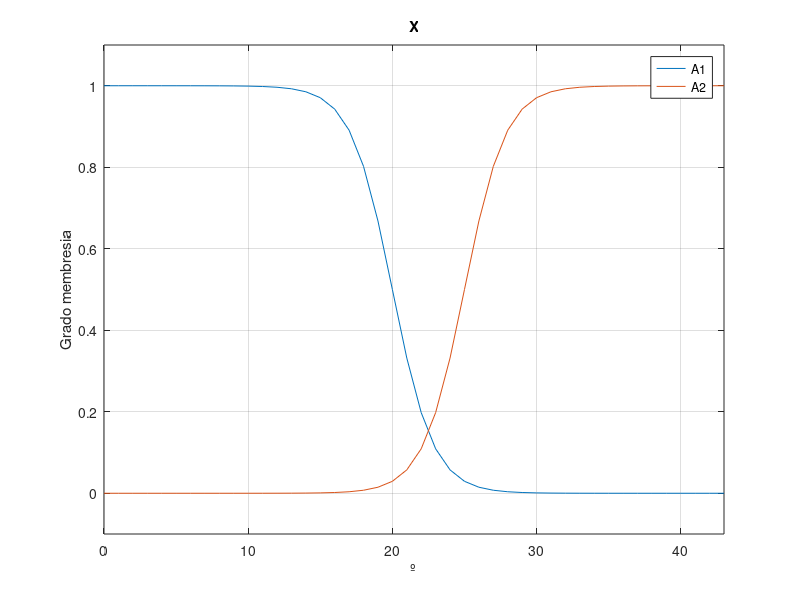
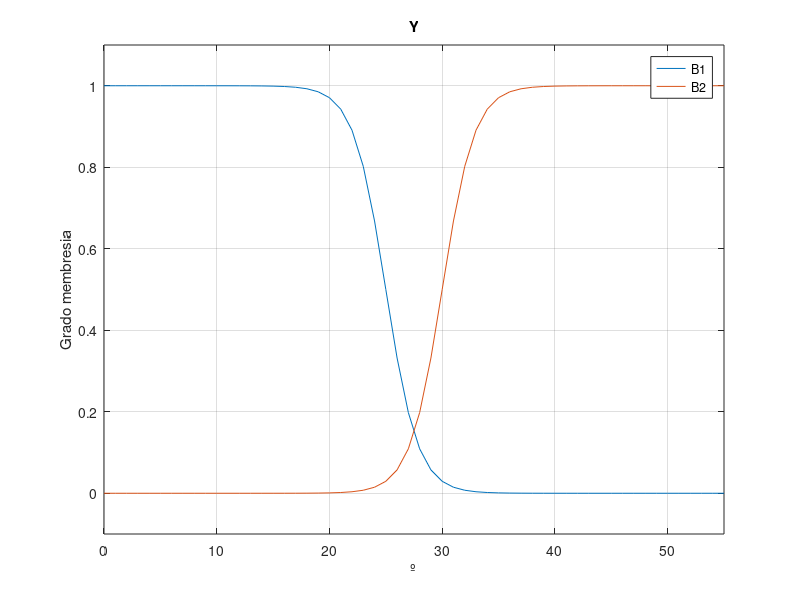
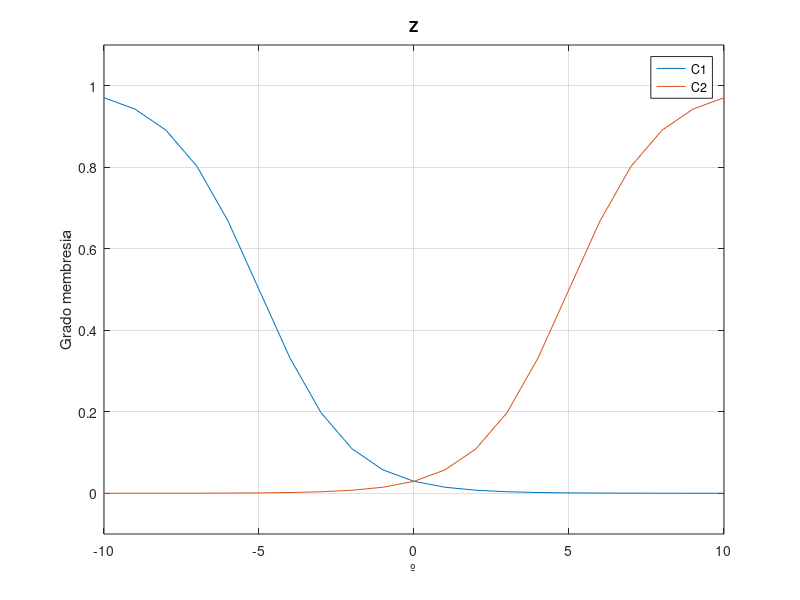
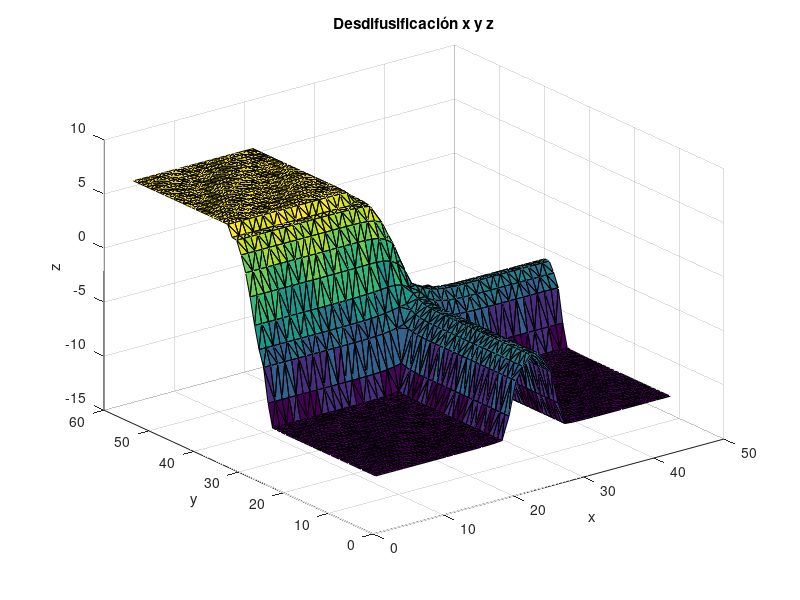

Here is the MATLAB script that generated these plots, in order:
clear all;
close all;
clc; 
%--------------------------------------------------------------------------
xx = [0:43];
yy = [0:55];
zz = [-10:10];
%--------------------------------------------------------------------------
as = 0.7;
cs = 20;
sigmoide1 = 1 ./ ( 1+( exp(-as.*(xx-cs)) ) );
sigmoide11 = 1 - sigmoide1;
as2 = 0.7;
cs2 = 25;
sigmoide2 = 1 ./ ( 1+( exp(-as2.*(xx-cs2)) ) );
%--------------------------------------------------------------------------
as3 = 0.7;
cs3 = 25;
sigmoide3 = 1 ./ ( 1+( exp(-as3.*(yy-cs3)) ) );
sigmoide33 = 1 - sigmoide3;
as4 = 0.7;
cs4 = 30;
sigmoide4 = 1 ./ ( 1+( exp(-as4.*(yy-cs4)) ) );
%--------------------------------------------------------------------------
as5 = 0.7;
cs5 = -5;
sigmoide5 = 1 ./ ( 1+( exp(-as5.*(zz-cs5)) ) );
sigmoide55 = 1 - sigmoide5;
as6 = 0.7;
cs6 = 5;
sigmoide6 = 1 ./ ( 1+( exp(-as6.*(zz-cs6)) ) );
%--------------------------------------------------------------------------

figure(1)
%Input---------------------------------------------------------------------
% subplot(2,2,1);    
plot(xx, sigmoide11, xx, sigmoide2);            
title('X');   
ylabel('Grado membresia');
xlabel('º'); 
ylim([-.1 1.1]);
xlim([0 43]);
lgd = legend('A1','A2');
grid on;

figure(2)
plot(yy, sigmoide33, yy, sigmoide4);            
title('Y');   
ylabel('Grado membresia');
xlabel('º'); 
ylim([-.1 1.1]);
xlim([0 55]);
lgd = legend('B1','B2');
grid on;

%Output--------------------------------------------------------------------
% subplot(2,2,2);    
figure(3)
plot(zz, sigmoide55, zz, sigmoide6);            
title('Z');   
ylabel('Grado membresia');
xlabel('º'); 
ylim([-.1 1.1]);
lgd = legend('C1','C2');
grid on;

conta = 1;
for x = 1:43
    for y = 1:55
        xsurfx(conta) = x;
        ysurfy(conta) = y;
        valorx1 = sigmoide11(x); %uA1(x)
        valorx2 = sigmoide2(x);  %uA2(x)
        valory1 = sigmoide33(y); %uB1(y)
        valory2 = sigmoide4(y);  %uB2(y)
        %------------------------------------------------------------------
        %Reglas
        w1 = min(valorx1,valory1); %A1 Y B1 , C1
        w2 = min(valorx1,valory2); %A1 Y B2 , C2
        w3 = min(valorx2,valory1); %A2 Y B1 , C1
        w4 = min(valorx2,valory2); %A2 Y B2 , C1
       
        %tableinf = [minR1-C1 minR3-C1;
        %            minR2-C2 minR4-C1];
        %------------------------------------------------------------------
        rangox = .25;
        
        ii = 0;
        for i= 1:21
             z1 = sigmoide55(i);
             if (w1 <= z1+(z1*rangox) && w1 >= z1-(z1*rangox))
                 ii = i;
                 break;
             end
        end
        z1 = ii-11; 
        
        ii = 0;
        for i= 1:21
             z2 = sigmoide6(i);
             if (w2 <= z2+(z2*rangox) && w2 >= z2-(z2*rangox))
                 ii = i;
                 break;
             end
        end
        z2 = ii-11; 
        
        ii = 0;
        for i= 1:21
             z3 = sigmoide55(i);
             if (w3 <= z3+(z3*rangox) && w3 >= z3-(z3*rangox))
                 ii = i;
                 break;
             end
        end
        z3 = ii-11; 
        
        ii = 0;
        for i= 1:21
             z4 = sigmoide55(i);
             if (w4 <= z4+(z4*rangox) && w4 >= z4-(z4*rangox))
                 ii = i;
                 break;
             end
        end
        z4 = ii-11; 
        
        zsum = ((w1.*z1)+(w2.*z2)+(w3.*z3)+(w4.*z4))./(w1+w2+w3+w4);
        zsurfz(conta)= zsum;
        conta = conta + 1;
    end
end
%--------------------------------------------------------------------------
figure(4)
zzzx = zsurfz;
tri = delaunay(xsurfx,ysurfy); %x,y,z column vectors
trisurf(tri,xsurfx,ysurfy,zzzx);
xlabel('x');
ylabel('y');
zlabel('z');
title('Desdifusificación x y z')
%--------------------------------------------------------------------------
